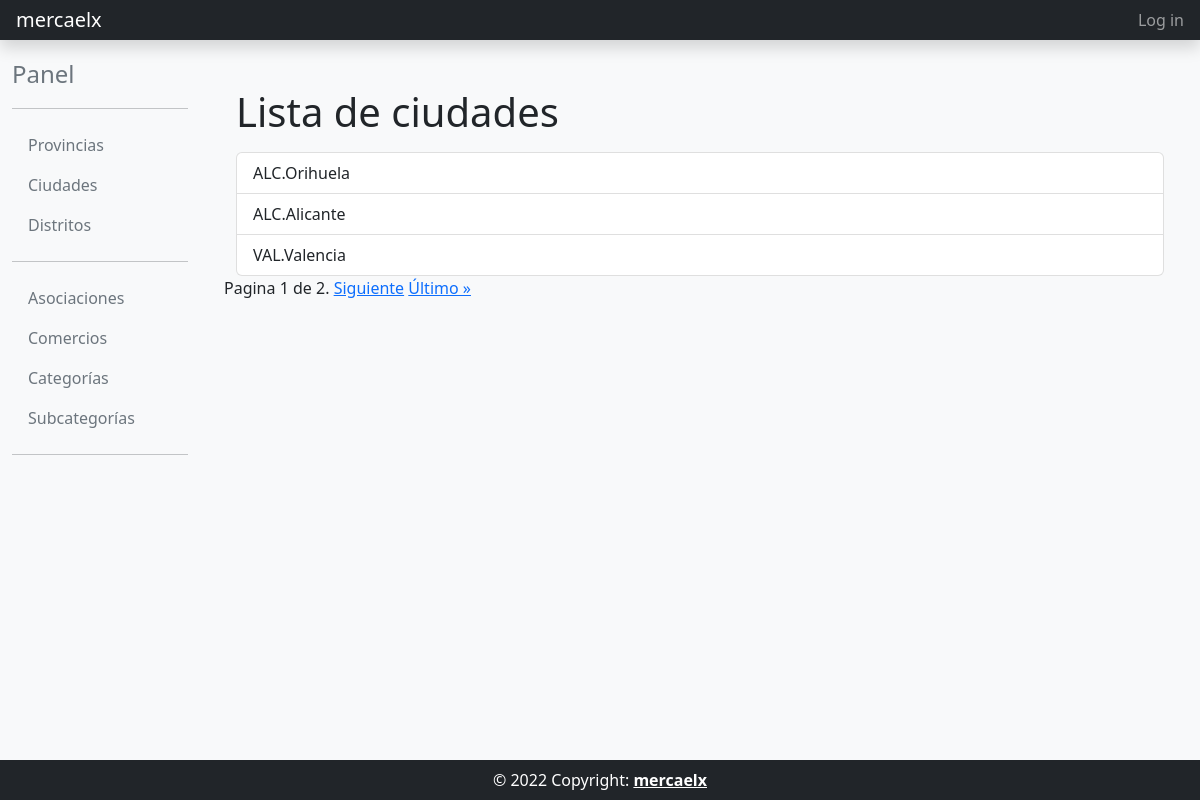
Page /ciudad_list/ on the committed database.
### core/models.py (models this page shows, shortened)
class Ciudad(models.Model):
    codigo = models.CharField(max_length=10, unique=True)
    nombre = models.CharField(max_length=256, unique=True)
    provincia = models.ForeignKey(Provincia, on_delete=models.PROTECT)
    def __str__(self):
        return f"{self.provincia.codigo}.{self.nombre[:100]}"
    class Meta:
        verbose_name = 'Ciudad'
        verbose_name_plural = 'Ciudades'
        ordering = ['nombre']

class Provincia(models.Model):
    codigo = models.CharField(max_length=10, unique=True)
    nombre = models.CharField(max_length=255, unique=True)
    class Meta:
        verbose_name = 'Provincia' # Nombre en singular
        verbose_name_plural = 'Provincias' # Nombre en plural
        ordering = ['nombre'] # Ordenar por nombre

### core/views.py (the view)
# urls.py: path('ciudad_list/', core_views.CiudadListView.as_view(), name='ciudad_list'),
class CiudadListView(OrderedListMixin, ListView):
    model = Ciudad
    template_name = 'core/ciudad_list.html'
    paginate_by = 3

### common/mixins.py (called while the page is built)
    def get_queryset(self):
        queryset = super().get_queryset()
        ordering = self.request.GET.get('ordering', 'asc')
        if ordering == 'desc':
            return queryset.order_by('-id')
        return queryset.order_by('id')

### templates/core/ciudad_list.html
{% extends "common/base_intranet.html" %}
{% block main_content %}
<div class="container">
    <h1>Lista de ciudades</h1>
    <ul class="list-group mt-3">
    {% for ciudad in object_list %}
        <a href="{% url 'ciudad_update' ciudad.id %}" class="list-group-item list-group-item-action">{{ ciudad }}</a>
    {% empty %}
        <p>No existen ciudades.</p>
    {% endfor %}
    </ul>
</div>
{% include 'common/pagination.html' %}
{% endblock main_content %}

### rows in the picture
Ciudad: provincia+nombre "ALC.Orihuela"
Ciudad: provincia+nombre "ALC.Alicante"
Ciudad: provincia+nombre "VAL.Valencia"

### other values in the picture
{{ page_obj.number }} "1"
{{ page_obj.paginator.num_pages }} "2"
